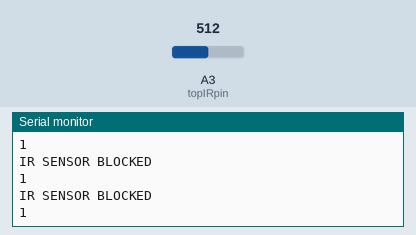
Simulated run of this sketch. Board: Arduino Uno, built with avr-gcc and run on an emulated ATmega328P. Shown: the last lines printed to the serial monitor. Inputs (shaded band) come from the test bench; at power-on: A3 (topIRpin) = 512.

Above: at 2.7 s.
2.8 s: A3 (topIRpin) set to 403
At 3.4 s:
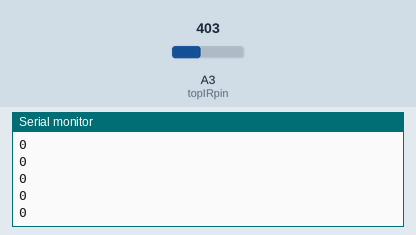
4.3 s: A3 (topIRpin) set to 432
At 5.0 s:
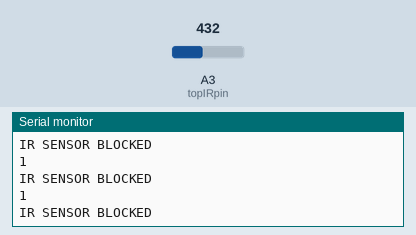

Measured:
- the behaviour switches between 413 and 414 on A3 (topIRpin) (found by bisection; images 1 and 2)
- after the input at 2.8 s, the serial monitor: prints a new line after 0.08 s (image 1)

The sketch:

IR_distance_sensor.ino
```cpp
#define topIRpin A3
#define IRcount 7
#define topIRthres 30

void setup() {
  Serial.begin(9600);
}

int topIRBlocked() {
	float volts = analogRead(topIRpin) * 0.0048828125;
	float sum_distance = 0;
	for (int i = 0; i < IRcount; i++) {
		sum_distance += 65 * pow(volts, -1.10);
	}
	int x = (sum_distance < topIRthres*IRcount) ? 1 : 0;
	if (x == 1) {
		Serial.println("IR SENSOR BLOCKED");
	}
	return x;
}

void loop() {
  Serial.println(topIRBlocked());
}
```
